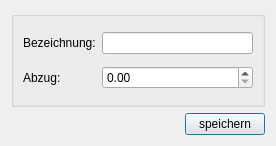
<?xml version="1.0" encoding="UTF-8"?>
<ui version="4.0">
 <class>PenaltyDialog</class>
 <widget class="QDialog" name="PenaltyDialog">
  <property name="geometry">
   <rect>
    <x>0</x>
    <y>0</y>
    <width>276</width>
    <height>146</height>
   </rect>
  </property>
  <property name="windowTitle">
   <string>Dialog</string>
  </property>
  <layout class="QGridLayout" name="gridLayout">
   <item row="1" column="0">
    <widget class="QPushButton" name="but_save">
     <property name="sizePolicy">
      <sizepolicy hsizetype="Fixed" vsizetype="Fixed">
       <horstretch>0</horstretch>
       <verstretch>0</verstretch>
      </sizepolicy>
     </property>
     <property name="layoutDirection">
      <enum>Qt::RightToLeft</enum>
     </property>
     <property name="text">
      <string>speichern</string>
     </property>
    </widget>
   </item>
   <item row="0" column="0">
    <widget class="QGroupBox" name="groupBox">
     <property name="sizePolicy">
      <sizepolicy hsizetype="Expanding" vsizetype="Preferred">
       <horstretch>0</horstretch>
       <verstretch>0</verstretch>
      </sizepolicy>
     </property>
     <property name="title">
      <string/>
     </property>
     <layout class="QGridLayout" name="gridLayout_2">
      <item row="0" column="0">
       <widget class="QLabel" name="nameLabel">
        <property name="text">
         <string>Bezeichnung:</string>
        </property>
       </widget>
      </item>
      <item row="0" column="1">
       <widget class="QLineEdit" name="txt_name"/>
      </item>
      <item row="1" column="0">
       <widget class="QLabel" name="deductionLabel">
        <property name="text">
         <string>Abzug:</string>
        </property>
       </widget>
      </item>
      <item row="1" column="1">
       <widget class="QDoubleSpinBox" name="dsb_abzug"/>
      </item>
     </layout>
    </widget>
   </item>
  </layout>
 </widget>
 <resources/>
 <connections/>
</ui>
